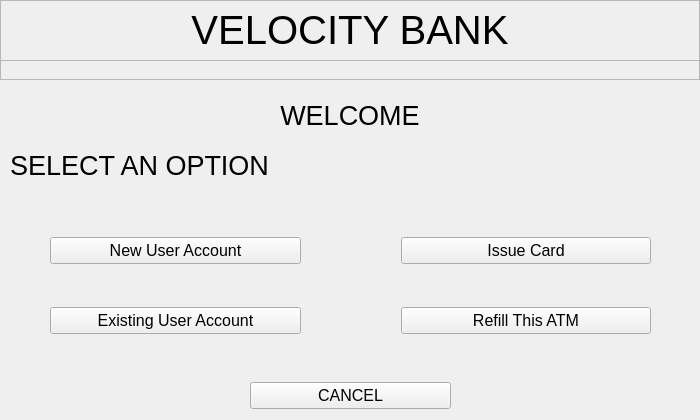
<?xml version="1.0" encoding="UTF-8"?>
<ui version="4.0">
 <class>Form</class>
 <widget class="QWidget" name="Form">
  <property name="geometry">
   <rect>
    <x>0</x>
    <y>0</y>
    <width>700</width>
    <height>420</height>
   </rect>
  </property>
  <property name="windowTitle">
   <string>Form</string>
  </property>
  <widget class="QFrame" name="frame">
   <property name="geometry">
    <rect>
     <x>0</x>
     <y>0</y>
     <width>700</width>
     <height>80</height>
    </rect>
   </property>
   <property name="styleSheet">
    <string notr="true"/>
   </property>
   <property name="frameShape">
    <enum>QFrame::StyledPanel</enum>
   </property>
   <property name="frameShadow">
    <enum>QFrame::Plain</enum>
   </property>
   <widget class="QLabel" name="label">
    <property name="geometry">
     <rect>
      <x>0</x>
      <y>0</y>
      <width>700</width>
      <height>60</height>
     </rect>
    </property>
    <property name="font">
     <font>
      <pointsize>30</pointsize>
     </font>
    </property>
    <property name="text">
     <string>VELOCITY BANK</string>
    </property>
    <property name="alignment">
     <set>Qt::AlignCenter</set>
    </property>
   </widget>
   <widget class="QFrame" name="frame_2">
    <property name="geometry">
     <rect>
      <x>0</x>
      <y>60</y>
      <width>700</width>
      <height>20</height>
     </rect>
    </property>
    <property name="styleSheet">
     <string notr="true"/>
    </property>
    <property name="frameShape">
     <enum>QFrame::StyledPanel</enum>
    </property>
    <property name="frameShadow">
     <enum>QFrame::Sunken</enum>
    </property>
    <property name="lineWidth">
     <number>0</number>
    </property>
   </widget>
  </widget>
  <widget class="QLabel" name="instructLabel">
   <property name="geometry">
    <rect>
     <x>0</x>
     <y>140</y>
     <width>700</width>
     <height>50</height>
    </rect>
   </property>
   <property name="font">
    <font>
     <pointsize>20</pointsize>
    </font>
   </property>
   <property name="text">
    <string>SELECT AN OPTION</string>
   </property>
   <property name="margin">
    <number>1</number>
   </property>
   <property name="indent">
    <number>10</number>
   </property>
  </widget>
  <widget class="QWidget" name="horizontalLayoutWidget">
   <property name="geometry">
    <rect>
     <x>0</x>
     <y>370</y>
     <width>701</width>
     <height>51</height>
    </rect>
   </property>
   <layout class="QHBoxLayout" name="horizontalLayout">
    <property name="spacing">
     <number>100</number>
    </property>
    <property name="leftMargin">
     <number>250</number>
    </property>
    <property name="rightMargin">
     <number>250</number>
    </property>
    <item>
     <widget class="QPushButton" name="cancelBtn">
      <property name="font">
       <font>
        <pointsize>12</pointsize>
       </font>
      </property>
      <property name="text">
       <string>CANCEL</string>
      </property>
     </widget>
    </item>
   </layout>
  </widget>
  <widget class="QLabel" name="greetLabel">
   <property name="geometry">
    <rect>
     <x>0</x>
     <y>90</y>
     <width>700</width>
     <height>50</height>
    </rect>
   </property>
   <property name="font">
    <font>
     <pointsize>20</pointsize>
    </font>
   </property>
   <property name="text">
    <string>WELCOME</string>
   </property>
   <property name="alignment">
    <set>Qt::AlignCenter</set>
   </property>
  </widget>
  <widget class="QWidget" name="gridLayoutWidget">
   <property name="geometry">
    <rect>
     <x>0</x>
     <y>200</y>
     <width>701</width>
     <height>171</height>
    </rect>
   </property>
   <layout class="QGridLayout" name="gridLayout">
    <property name="leftMargin">
     <number>50</number>
    </property>
    <property name="rightMargin">
     <number>50</number>
    </property>
    <property name="horizontalSpacing">
     <number>100</number>
    </property>
    <item row="0" column="0">
     <widget class="QPushButton" name="newAcBtn">
      <property name="font">
       <font>
        <pointsize>12</pointsize>
       </font>
      </property>
      <property name="text">
       <string>New User Account</string>
      </property>
     </widget>
    </item>
    <item row="0" column="1">
     <widget class="QPushButton" name="issueCardBtn">
      <property name="font">
       <font>
        <pointsize>12</pointsize>
       </font>
      </property>
      <property name="text">
       <string>Issue Card</string>
      </property>
     </widget>
    </item>
    <item row="1" column="0">
     <widget class="QPushButton" name="exAcBtn">
      <property name="font">
       <font>
        <pointsize>12</pointsize>
       </font>
      </property>
      <property name="text">
       <string>Existing User Account</string>
      </property>
     </widget>
    </item>
    <item row="1" column="1">
     <widget class="QPushButton" name="refillBtn">
      <property name="font">
       <font>
        <pointsize>12</pointsize>
       </font>
      </property>
      <property name="text">
       <string>Refill This ATM</string>
      </property>
     </widget>
    </item>
   </layout>
  </widget>
 </widget>
 <resources/>
 <connections/>
</ui>
